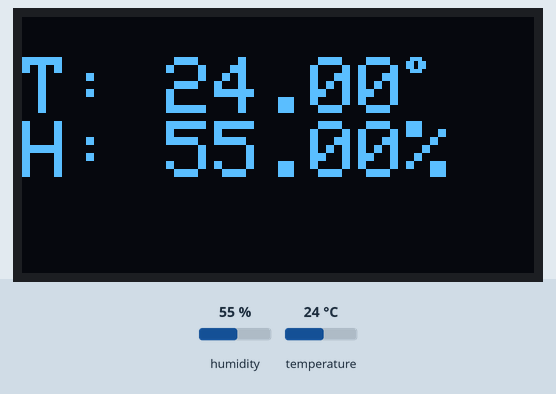
The sketch below on a simulated Arduino Mega 2560, built with avr-gcc and run on an emulated ATmega2560. Shown: 128×64 one-colour display. The test bench sets the inputs (shaded band); at power-on: humidity 55 %, temperature 24 °C. The display library's start-up logo is not drawn; what the sketch prints to the serial monitor is not drawn.

Above: at 4.7 s.
4.8 s: humidity set to 22 %
At 9.1 s:
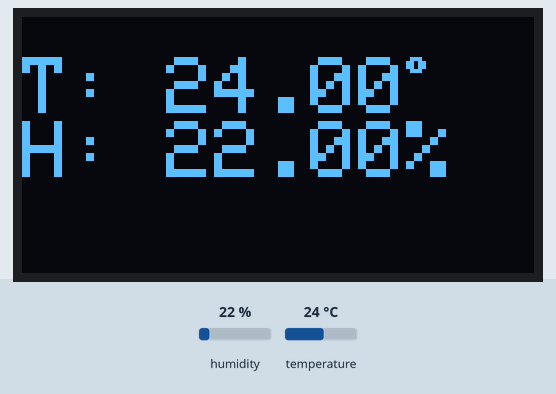
9.8 s: temperature set to 12 °C
At 13.4 s:
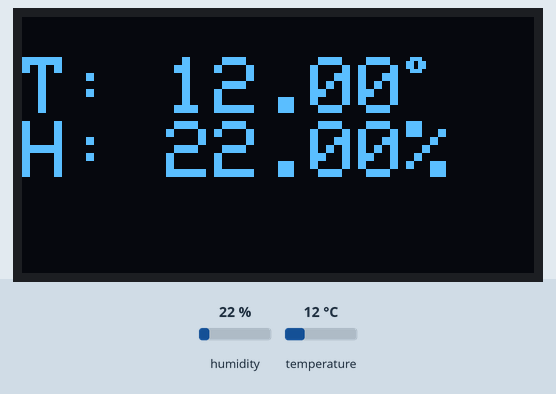
14.0 s: humidity set to 40 %
At 17.7 s:
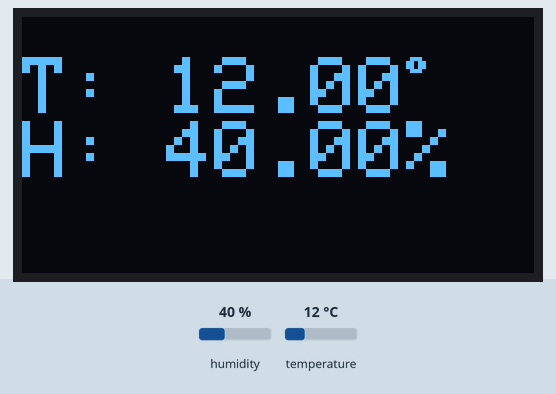
18.2 s: temperature set to 19 °C
At 22.0 s:
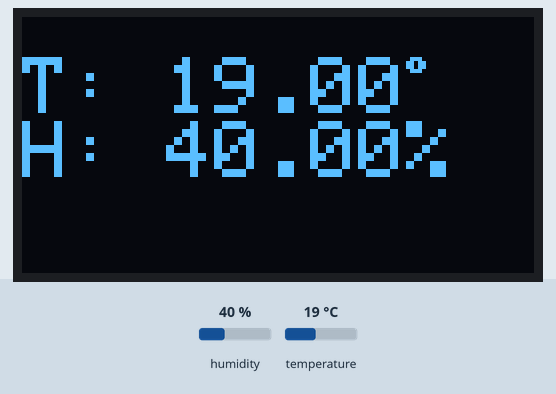
Timing chart, 0 to 23.4 s (numbered marks = the images above; inputs shaded):
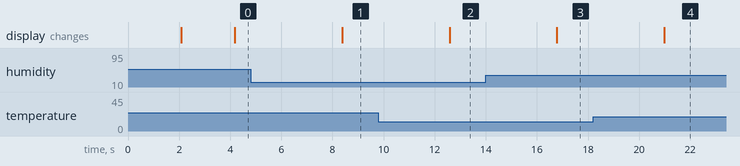

The sketch:

practica5.ino
```cpp
/*******************************************************************************
 HRSI .- IoT
 Práctica 5 - Leyendo datos de sensor de temperatura y húmedad en pantalla oled
 Autor: HRSI IoT
 Nota: La pantalla oled utilizada en la práctica se le conoce en mercadolibre
 como pantalla oled 7 pines, por lo que por default trabajará con el protocolo
 SPI, es por eso que en el desarrollo de la práctica se utiliza ese protocolo,
 para cambiar a I2C visita el siguiente sitio:
 *******************************************************************************/

#include <SPI.h> //Protocolo utilizado para comunicar pantalla oled
#include <Wire.h>
#include <Adafruit_GFX.h>
#include <Adafruit_SSD1306.h>
#include "DHT.h"

#define SCREEN_WIDTH 128 // Inicializar ancho de pantalla oled en pixeles
#define SCREEN_HEIGHT 64 // Inicializar largo de pantalla oled en pixeles
#define DHTPIN 4     // inicializar Pin para sensor DHT11
#define DHTTYPE DHT11 // Inicializar sensor DHT11
DHT dht(DHTPIN, DHTTYPE); //crear variable para pin y funcionalidad de sensor

// Declaración de pines de la librería SSD1306 utilizando el protocolo SPI (configuración por default)
#define OLED_MOSI  21 //MOSI ó D1
#define OLED_CLK   18 //SCL ó D0
#define OLED_DC    19 //MISO ó DC
#define OLED_CS    23 //CS
#define OLED_RESET 22 //RES
Adafruit_SSD1306 display(SCREEN_WIDTH, SCREEN_HEIGHT,
  OLED_MOSI, OLED_CLK, OLED_DC, OLED_RESET, OLED_CS);

#define LOGO_HEIGHT   16
#define LOGO_WIDTH    16
static const unsigned char PROGMEM logo_bmp[] =
{ B00000000, B11000000,
  B00000001, B11000000,
  B00000001, B11000000,
  B00000011, B11100000,
  B11110011, B11100000,
  B11111110, B11111000,
  B01111110, B11111111,
  B00110011, B10011111,
  B00011111, B11111100,
  B00001101, B01110000,
  B00011011, B10100000,
  B00111111, B11100000,
  B00111111, B11110000,
  B01111100, B11110000,
  B01110000, B01110000,
  B00000000, B00110000 };

void setup() {
  Serial.println("Práctica 4 - HRSI - IoT");
  Serial.println(F("Midiendo Temperatura y Húmedad"));
  dht.begin();
  Serial.begin(9600);

  //Generar voltaje para display SSD1306 de 3.3 volts para alimentar el LCD
  if(!display.begin(SSD1306_SWITCHCAPVCC)) {
    Serial.println(F("SSD1306 allocation failed"));
    for(;;); // No proceder en caso de fallo
  }

  // the library initializes this with an Adafruit splash screen.
  display.display();
  delay(2000); // Pause for 2 seconds

  // Clear the buffer
  display.clearDisplay();

  display.setTextSize(2);
  display.setTextColor(WHITE);
  display.setCursor(0,10);
  //Display Static Text
  display.println("HRSI - IoT");
  display.println(" ");
  display.println("    :-)   ");
  display.display();
}

void loop() {

  /////DHT 11 lectura de sensor//////////
  // Recuerda que el sensor toma la lectura cada 250 milisegundos
  // Es un sensor algo lento por lo que si pretendes velocidades de lectura más rápida busca otro sensor que cumpla con esas características
  float h = dht.readHumidity(); //asignar la variable para lectura de húmedad
  float t = dht.readTemperature(); //asignar la variable para lectura de temperatura en grados centígrados
  float f = dht.readTemperature(true); //asignar variable para la lectura de temperatura en grados farenheit

  // Revisar si algunas de las lecturas fallaron
  if (isnan(h) || isnan(t) || isnan(f)) {
    Serial.println(F("No se logró conseguir la lectura del sensor!"));
    return;
  }

  //Indices de calor en grados centígrados y farenheit
  float hif = dht.computeHeatIndex(f, h);
  float hic = dht.computeHeatIndex(t, h, false);

  Serial.print(F("Humedad: "));
  Serial.print(h);
  Serial.print(F("%  Temperatura: "));
  Serial.print(t);
  Serial.print(F("°C "));
  Serial.print(f);
  Serial.print(F("°F  Indice de calor: "));
  Serial.print(hic);
  Serial.print(F("°C "));
  Serial.print(hif);
  Serial.println(F("°F"));

  display.display();
  delay(2000); // Pause for 2 seconds

  //Limpiar Buffer de pantalla
  display.clearDisplay();

  display.setTextSize(2); //Tamaño de texto
  display.setTextColor(WHITE); //Configuración de color de texto
  display.setCursor(0,10); //Coordenada de escritura inicial
  //Display Static Text
  display.print("T: "); //Agregar lectura
  display.print(t); // de temperatura en grados centígrados
  display.setTextSize(1);
  display.print((char)247);
  display.setTextSize(2);
  display.println(" ");
  display.print("H: "); //Agregar lectura
  display.print(h); //de húmedad
  display.print("%"); //como porcentaje relativo
  display.display();

}
```

Measured:
- after the input at 4.8 s, the display: changes after 3.6 s (image 1)
- after the input at 9.8 s, the display: changes after 2.8 s (image 2)
- after the input at 14.0 s, the display: changes after 2.8 s (image 3)
- after the input at 18.2 s, the display: changes after 2.8 s (image 4)
